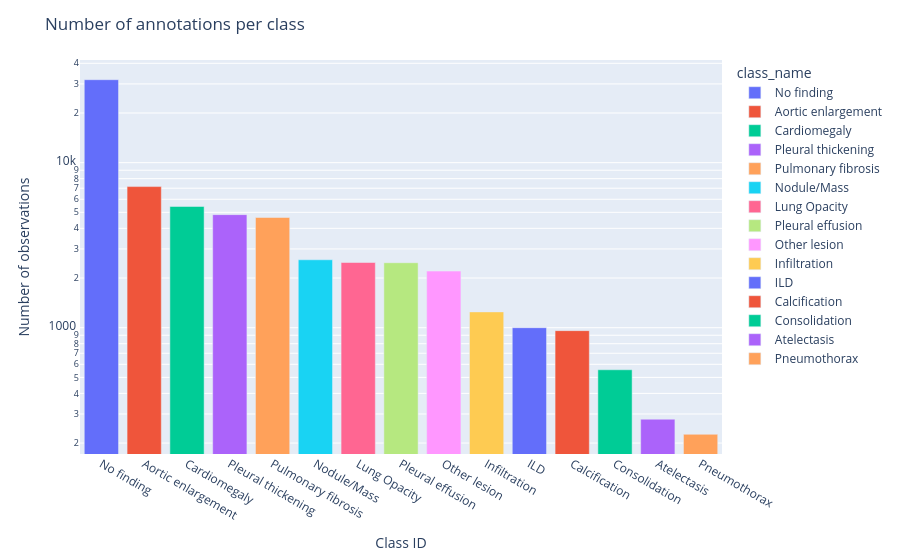

This figure's notebook cell:
### Code cell
class_counts = train_df["class_name"].value_counts()

fig = px.bar(
    class_counts,
    x=class_counts.index,
    y=class_counts.values,
    log_y=True,
    color=class_counts.index

).update_layout(
    title="Number of annotations per class",
    xaxis_title="Class ID",
    yaxis_title="Number of observations",
).update_xaxes(categoryorder='total descending')
fig.show()

### Figure 1 — Plotly figure (JSON) as saved in the notebook; plotly's stock layout.template omitted (floating-point values rounded to 4 significant figures)
{"data": [{"hovertemplate": "class_name=%{x}<br>y=%{y}<extra></extra>", "legendgroup": "No finding", "marker": {"color": "#636efa", "pattern": {"shape": ""}}, "name": "No finding", "orientation": "v", "showlegend": true, "textposition": "auto", "type": "bar", "x": ["No finding"], "xaxis": "x", "y": [31818], "yaxis": "y"}, {"hovertemplate": "class_name=%{x}<br>y=%{y}<extra></extra>", "legendgroup": "Aortic enlargement", "marker": {"color": "#EF553B", "pattern": {"shape": ""}}, "name": "Aortic enlargement", "orientation": "v", "showlegend": true, "textposition": "auto", "type": "bar", "x": ["Aortic enlargement"], "xaxis": "x", "y": [7162], "yaxis": "y"}, {"hovertemplate": "class_name=%{x}<br>y=%{y}<extra></extra>", "legendgroup": "Cardiomegaly", "marker": {"color": "#00cc96", "pattern": {"shape": ""}}, "name": "Cardiomegaly", "orientation": "v", "showlegend": true, "textposition": "auto", "type": "bar", "x": ["Cardiomegaly"], "xaxis": "x", "y": [5427], "yaxis": "y"}, {"hovertemplate": "class_name=%{x}<br>y=%{y}<extra></extra>", "legendgroup": "Pleural thickening", "marker": {"color": "#ab63fa", "pattern": {"shape": ""}}, "name": "Pleural thickening", "orientation": "v", "showlegend": true, "textposition": "auto", "type": "bar", "x": ["Pleural thickening"], "xaxis": "x", "y": [4842], "yaxis": "y"}, {"hovertemplate": "class_name=%{x}<br>y=%{y}<extra></extra>", "legendgroup": "Pulmonary fibrosis", "marker": {"color": "#FFA15A", "pattern": {"shape": ""}}, "name": "Pulmonary fibrosis", "orientation": "v", "showlegend": true, "textposition": "auto", "type": "bar", "x": ["Pulmonary fibrosis"], "xaxis": "x", "y": [4655], "yaxis": "y"}, {"hovertemplate": "class_name=%{x}<br>y=%{y}<extra></extra>", "legendgroup": "Nodule/Mass", "marker": {"color": "#19d3f3", "pattern": {"shape": ""}}, "name": "Nodule/Mass", "orientation": "v", "showlegend": true, "textposition": "auto", "type": "bar", "x": ["Nodule/Mass"], "xaxis": "x", "y": [2580], "yaxis": "y"}, {"hovertemplate": "class_name=%{x}<br>y=%{y}<extra></extra>", "legendgroup": "Lung Opacity", "marker": {"color": "#FF6692", "pattern": {"shape": ""}}, "name": "Lung Opacity", "orientation": "v", "showlegend": true, "textposition": "auto", "type": "bar", "x": ["Lung Opacity"], "xaxis": "x", "y": [2483], "yaxis": "y"}, {"hovertemplate": "class_name=%{x}<br>y=%{y}<extra></extra>", "legendgroup": "Pleural effusion", "marker": {"color": "#B6E880", "pattern": {"shape": ""}}, "name": "Pleural effusion", "orientation": "v", "showlegend": true, "textposition": "auto", "type": "bar", "x": ["Pleural effusion"], "xaxis": "x", "y": [2476], "yaxis": "y"}, {"hovertemplate": "class_name=%{x}<br>y=%{y}<extra></extra>", "legendgroup": "Other lesion", "marker": {"color": "#FF97FF", "pattern": {"shape": ""}}, "name": "Other lesion", "orientation": "v", "showlegend": true, "textposition": "auto", "type": "bar", "x": ["Other lesion"], "xaxis": "x", "y": [2203], "yaxis": "y"}, {"hovertemplate": "class_name=%{x}<br>y=%{y}<extra></extra>", "legendgroup": "Infiltration", "marker": {"color": "#FECB52", "pattern": {"shape": ""}}, "name": "Infiltration", "orientation": "v", "showlegend": true, "textposition": "auto", "type": "bar", "x": ["Infiltration"], "xaxis": "x", "y": [1247], "yaxis": "y"}, {"hovertemplate": "class_name=%{x}<br>y=%{y}<extra></extra>", "legendgroup": "ILD", "marker": {"color": "#636efa", "pattern": {"shape": ""}}, "name": "ILD", "orientation": "v", "showlegend": true, "textposition": "auto", "type": "bar", "x": ["ILD"], "xaxis": "x", "y": [1000], "yaxis": "y"}, {"hovertemplate": "class_name=%{x}<br>y=%{y}<extra></extra>", "legendgroup": "Calcification", "marker": {"color": "#EF553B", "pattern": {"shape": ""}}, "name": "Calcification", "orientation": "v", "showlegend": true, "textposition": "auto", "type": "bar", "x": ["Calcification"], "xaxis": "x", "y": [960], "yaxis": "y"}, {"hovertemplate": "class_name=%{x}<br>y=%{y}<extra></extra>", "legendgroup": "Consolidation", "marker": {"color": "#00cc96", "pattern": {"shape": ""}}, "name": "Consolidation", "orientation": "v", "showlegend": true, "textposition": "auto", "type": "bar", "x": ["Consolidation"], "xaxis": "x", "y": [556], "yaxis": "y"}, {"hovertemplate": "class_name=%{x}<br>y=%{y}<extra></extra>", "legendgroup": "Atelectasis", "marker": {"color": "#ab63fa", "pattern": {"shape": ""}}, "name": "Atelectasis", "orientation": "v", "showlegend": true, "textposition": "auto", "type": "bar", "x": ["Atelectasis"], "xaxis": "x", "y": [279], "yaxis": "y"}, {"hovertemplate": "class_name=%{x}<br>y=%{y}<extra></extra>", "legendgroup": "Pneumothorax", "marker": {"color": "#FFA15A", "pattern": {"shape": ""}}, "name": "Pneumothorax", "orientation": "v", "showlegend": true, "textposition": "auto", "type": "bar", "x": ["Pneumothorax"], "xaxis": "x", "y": [226], "yaxis": "y"}], "layout": {"barmode": "relative", "legend": {"title": {"text": "class_name"}, "tracegroupgap": 0}, "margin": {"t": 60}, "title": {"text": "Number of annotations per class"}, "xaxis": {"anchor": "y", "categoryarray": ["No finding", "Aortic enlargement", "Cardiomegaly", "Pleural thickening", "Pulmonary fibrosis", "Nodule/Mass", "Lung Opacity", "Pleural effusion", "Other lesion", "Infiltration", "ILD", "Calcification", "Consolidation", "Atelectasis", "Pneumothorax"], "categoryorder": "total descending", "domain": [0, 1], "title": {"text": "Class ID"}}, "yaxis": {"anchor": "x", "domain": [0, 1], "title": {"text": "Number of observations"}, "type": "log"}}}
